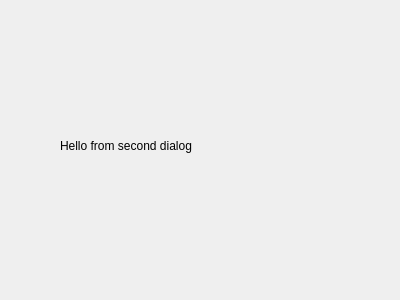
<?xml version="1.0" encoding="UTF-8"?>
<ui version="4.0">
 <class>Form</class>
 <widget class="QWidget" name="Form">
  <property name="geometry">
   <rect>
    <x>0</x>
    <y>0</y>
    <width>400</width>
    <height>300</height>
   </rect>
  </property>
  <property name="windowTitle">
   <string>Form</string>
  </property>
  <widget class="QLabel" name="label">
   <property name="geometry">
    <rect>
     <x>60</x>
     <y>100</y>
     <width>141</width>
     <height>91</height>
    </rect>
   </property>
   <property name="text">
    <string>Hello from second dialog</string>
   </property>
  </widget>
 </widget>
 <resources/>
 <connections/>
</ui>
